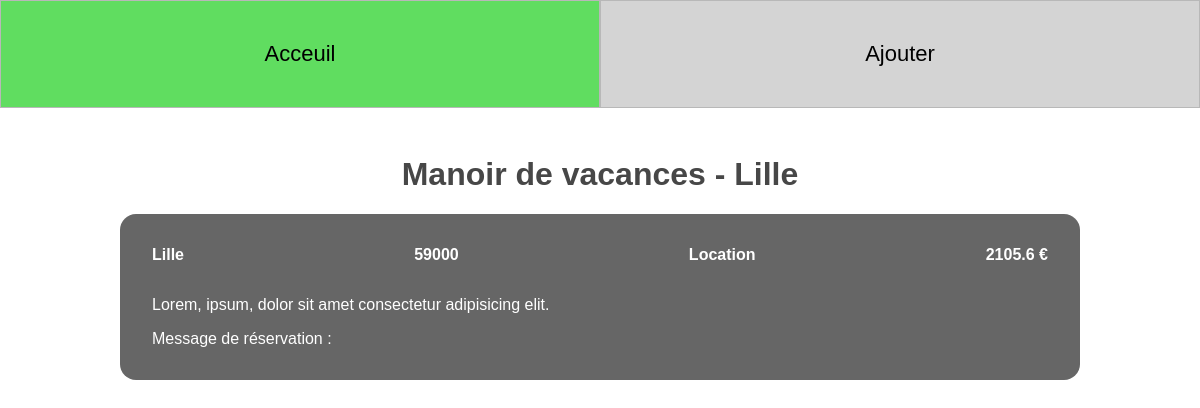
/EvalPHP/src/views/detail?id=23, run on the app's committed database.
### tables this page shows
CREATE TABLE IF NOT EXISTS `advert` (
  `id` int(11) NOT NULL AUTO_INCREMENT,
  `title` varchar(30) NOT NULL,
  `description` varchar(100) NOT NULL,
  `postal_code` int(11) NOT NULL,
  `city` varchar(20) NOT NULL,
  `type` varchar(20) NOT NULL,
  `price` float NOT NULL,
  `reservation_message` varchar(100) DEFAULT NULL,
  PRIMARY KEY (`id`)
);

### EvalPHP/src/controllers/detailCtrl.php (called while the page is built, shortened)
<?php
require '../models/Adverts.php';
$advert = new Adverts($base, $key);
$adverts = $advert->getAdvert((int) $_GET['id']);

### EvalPHP/src/models/Database.php (called while the page is built, shortened)
<?php
class Database
{
	private $db;
	public function __construct($base, $key)
	{
		$this->db = new PDO($base, $key);
	}
	public function getDb()
	{
		return $this->db;
	}
}

### EvalPHP/src/models/Adverts.php (called while the page is built, shortened)
<?php
require 'Database.php';
class Adverts extends Database
{
    public function getAdvert($id)
    {
        $query = 'SELECT * FROM `advert` WHERE `id`=' . $id;
        $res = $this->getDb()->query($query);
        $adverts = $res->fetchAll(PDO::FETCH_OBJ);
        return $adverts;
    }
}

### EvalPHP/src/views/detail.php (the view, shortened to what this page needs)
<?php
require '../controllers/detailCtrl.php';
?>
<!DOCTYPE html>
<html lang="en">
<head>
    <link rel="stylesheet" href="../../assets/css/stylesheet.css">
</head>
<body>
    <nav>
        <ul class="flex">
            <li><a class="flex" href="./list.php">Acceuil</a></li>
            <li><a class="flex" href="./add.php">Ajouter</a></li>
        </ul>
    </nav>
    <header>
        <h1>
            <?= $adverts[0]->title . ' - '; ?>
            <?= $adverts[0]->city; ?>
        </h1>
    </header>
    <ul class="listAdverts flex">
        <li class="advert">
            <div class="flex title">
                <p><?= $adverts[0]->city; ?></p>
                <p><?= $adverts[0]->postal_code; ?></p>
                <p><?= $adverts[0]->type; ?></p>
                <p><?= $adverts[0]->price; ?> &euro;</p>
            </div>
            <div>
                <p><?= $adverts[0]->description; ?></p>
                <p><?= "Message de réservation : " . $adverts[0]->reservation_message; ?></p>
            </div>
        </li>
    </ul>
</body>
</html>

### EvalPHP/assets/css/stylesheet.css (style rules this page uses)
html { font-family: Verdana, Geneva, Tahoma, sans-serif; }
body { margin: 0; }
nav { width: 100%; margin: 0; }
nav ul { width: 100%; margin: 0; padding: 0; }
nav ul li { width: 50%; list-style-type: none; }
nav ul li a { padding: 2.5rem; background-color: rgb(212, 212, 212); border: rgb(184, 184, 184) 1px solid; color: black; text-decoration: none; font-size: 22px; justify-content: center; transition: 0.5s; }
header { margin-top: 3rem; }
h1 { text-align: center; color: rgb(71, 71, 71); }
.flex { display: flex; }
.listAdverts { flex-direction: column; padding: 0; width: 80%; margin: 0 auto; }
.advert { margin-bottom: 1rem; list-style-type: none; background-color: rgb(102, 102, 102); border-radius: 1rem; color: rgb(255, 255, 255); padding: 1rem 2rem; }
.title { justify-content: space-between; font-weight: 700; }

### data on the page
advert: title "Manoir de vacances", city "Lille", postal_code "59000", type "Location", price "2105.6", description "Lorem, ipsum, dolor sit amet consectetur adipisicing elit."
